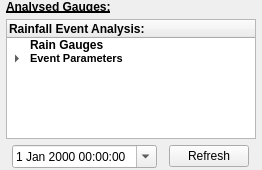
                <widget class="QWidget" name="pageRainfallAnalysis">
                 <property name="geometry">
                  <rect>
                   <x>0</x>
                   <y>0</y>
                   <width>262</width>
                   <height>170</height>
                  </rect>
                 </property>
                 <property name="sizePolicy">
                  <sizepolicy hsizetype="Preferred" vsizetype="Fixed">
                   <horstretch>0</horstretch>
                   <verstretch>0</verstretch>
                  </sizepolicy>
                 </property>
                 <property name="minimumSize">
                  <size>
                   <width>0</width>
                   <height>170</height>
                  </size>
                 </property>
                 <property name="maximumSize">
                  <size>
                   <width>16777215</width>
                   <height>170</height>
                  </size>
                 </property>
                 <attribute name="label">
                  <string>Rainfall: Event Analysis</string>
                 </attribute>
                 <layout class="QVBoxLayout" name="verticalLayout_22">
                  <property name="leftMargin">
                   <number>6</number>
                  </property>
                  <property name="topMargin">
                   <number>0</number>
                  </property>
                  <property name="rightMargin">
                   <number>6</number>
                  </property>
                  <property name="bottomMargin">
                   <number>0</number>
                  </property>
                  <item>
                   <widget class="QLabel" name="label_9">
                    <property name="sizePolicy">
                     <sizepolicy hsizetype="Expanding" vsizetype="Expanding">
                      <horstretch>0</horstretch>
                      <verstretch>0</verstretch>
                     </sizepolicy>
                    </property>
                    <property name="minimumSize">
                     <size>
                      <width>0</width>
                      <height>13</height>
                     </size>
                    </property>
                    <property name="maximumSize">
                     <size>
                      <width>400</width>
                      <height>13</height>
                     </size>
                    </property>
                    <property name="font">
                     <font>
                      <weight>75</weight>
                      <bold>true</bold>
                      <underline>true</underline>
                     </font>
                    </property>
                    <property name="text">
                     <string>Analysed Gauges:</string>
                    </property>
                   </widget>
                  </item>
                  <item>
                   <widget class="QTreeWidget" name="trw_RainfallAnalysis">
                    <property name="sizePolicy">
                     <sizepolicy hsizetype="Fixed" vsizetype="Expanding">
                      <horstretch>0</horstretch>
                      <verstretch>0</verstretch>
                     </sizepolicy>
                    </property>
                    <property name="minimumSize">
                     <size>
                      <width>250</width>
                      <height>120</height>
                     </size>
                    </property>
                    <property name="maximumSize">
                     <size>
                      <width>250</width>
                      <height>120</height>
                     </size>
                    </property>
                    <property name="contextMenuPolicy">
                     <enum>Qt::CustomContextMenu</enum>
                    </property>
                    <property name="acceptDrops">
                     <bool>false</bool>
                    </property>
                    <property name="dragDropMode">
                     <enum>QAbstractItemView::DropOnly</enum>
                    </property>
                    <property name="defaultDropAction">
                     <enum>Qt::IgnoreAction</enum>
                    </property>
                    <property name="itemsExpandable">
                     <bool>true</bool>
                    </property>
                    <column>
                     <property name="text">
                      <string>Rainfall Event Analysis:</string>
                     </property>
                     <property name="font">
                      <font>
                       <weight>75</weight>
                       <bold>true</bold>
                      </font>
                     </property>
                    </column>
                    <item>
                     <property name="text">
                      <string>Rain Gauges</string>
                     </property>
                     <property name="font">
                      <font>
                       <weight>75</weight>
                       <bold>true</bold>
                      </font>
                     </property>
                     <property name="flags">
                      <set>ItemIsDropEnabled|ItemIsEnabled</set>
                     </property>
                    </item>
                    <item>
                     <property name="text">
                      <string>Event Parameters</string>
                     </property>
                     <property name="font">
                      <font>
                       <family>MS Shell Dlg 2</family>
                       <pointsize>8</pointsize>
                       <weight>75</weight>
                       <bold>true</bold>
                      </font>
                     </property>
                     <property name="flags">
                      <set>ItemIsEnabled</set>
                     </property>
                     <item>
                      <property name="text">
                       <string>Default</string>
                      </property>
                      <property name="flags">
                       <set>ItemIsEnabled</set>
                      </property>
                     </item>
                    </item>
                   </widget>
                  </item>
                  <item>
                   <layout class="QHBoxLayout" name="horizontalLayout_6">
                    <property name="sizeConstraint">
                     <enum>QLayout::SetDefaultConstraint</enum>
                    </property>
                    <item>
                     <widget class="QDateTimeEdit" name="dteRainfallAnalysisStart">
                      <property name="sizePolicy">
                       <sizepolicy hsizetype="Fixed" vsizetype="Fixed">
                        <horstretch>0</horstretch>
                        <verstretch>0</verstretch>
                       </sizepolicy>
                      </property>
                      <property name="minimumSize">
                       <size>
                        <width>10</width>
                        <height>0</height>
                       </size>
                      </property>
                      <property name="calendarPopup">
                       <bool>true</bool>
                      </property>
                     </widget>
                    </item>
                    <item>
                     <widget class="QPushButton" name="btnRainfallAnalysisRefresh">
                      <property name="sizePolicy">
                       <sizepolicy hsizetype="Fixed" vsizetype="Fixed">
                        <horstretch>0</horstretch>
                        <verstretch>0</verstretch>
                       </sizepolicy>
                      </property>
                      <property name="text">
                       <string>Refresh</string>
                      </property>
                     </widget>
                    </item>
                   </layout>
                  </item>
                 </layout>
                </widget>
